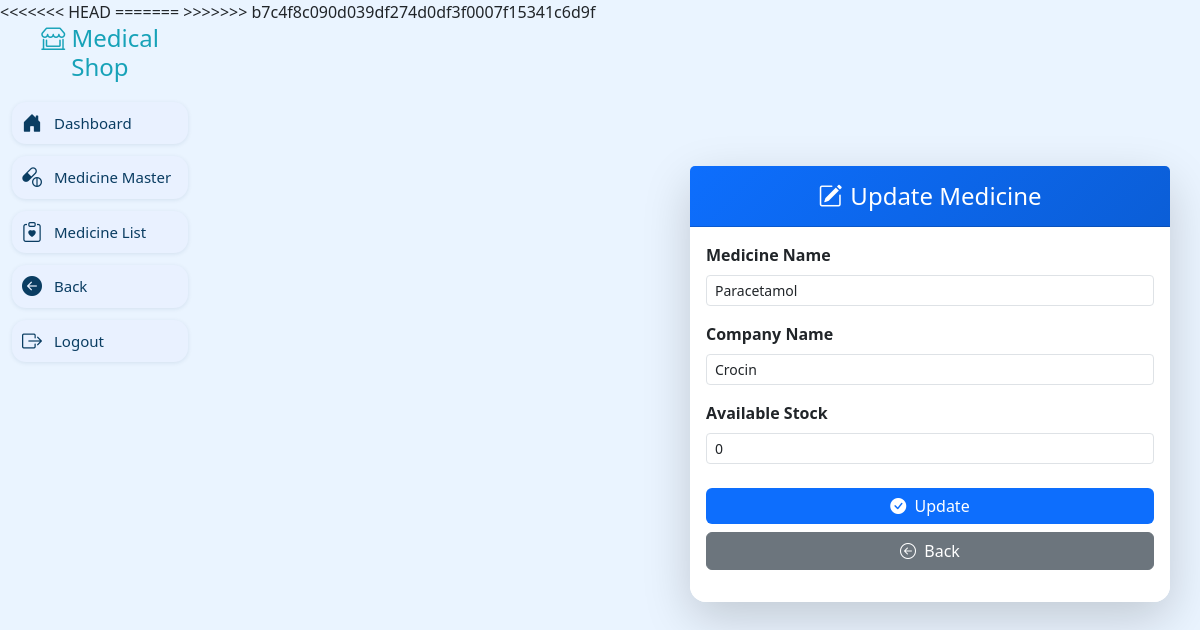
Page /medicine_master/medicine_master_update.php?id=67 on the committed database.
### tables this page shows
CREATE TABLE `medicine_master` (
  `id` int(11) NOT NULL,
  `medicine_name` varchar(100) NOT NULL,
  `company_name` varchar(100) DEFAULT NULL,
  `stock` int(11) DEFAULT 0,
  `created_at` timestamp NOT NULL DEFAULT current_timestamp()
);

### medicine_master/medicine_master_update.php (the view, shortened to what this page needs)
<?php
include '../connection.php';
$id = intval($_GET['id']);
$medicine = $conn->query("SELECT * FROM medicine_master WHERE id = $id")->fetch_assoc();
?>
<!DOCTYPE html>
<html lang="en">
<head>
    <link href="https://cdn.jsdelivr.net/npm/bootstrap@5.3.2/dist/css/bootstrap.min.css" rel="stylesheet">
    <link href="https://cdn.jsdelivr.net/npm/bootstrap-icons@1.10.5/font/bootstrap-icons.css" rel="stylesheet">
    <link rel="stylesheet" href="../nav.css">
</head>
<body>
<div class="container-fluid">
    <div class="row">
        <?php include 'navbar3.php'; ?>
        <div class="col-md-10 d-flex justify-content-center align-items-center" style="min-height: 90vh;">
            <div class="card shadow-lg border-0 rounded-4">
                <div class="card-header py-3">
                    <h4 class="mb-0"><i class="bi bi-pencil-square me-2"></i>Update Medicine</h4>
                </div>
                <div class="card-body bg-white rounded-bottom-4">
                    <form method="POST">
                        <div class="mb-3">
                            <label class="form-label">Medicine Name</label>
                            <input type="text" name="medicine_name" value="<?= htmlspecialchars($medicine['medicine_name']) ?>" class="form-control form-control-sm" required>
                        </div>
                        <div class="mb-3">
                            <label class="form-label">Company Name</label>
                            <input type="text" name="company_name" value="<?= htmlspecialchars($medicine['company_name']) ?>" class="form-control form-control-sm">
                        </div>
                        <div class="mb-4">
                            <label class="form-label">Available Stock</label>
                            <input type="number" name="stock" value="<?= $medicine['stock'] ?>" class="form-control form-control-sm" required>
                        </div>
                        <div class="d-grid gap-2">
                            <button type="submit" name="update_master" class="btn btn-primary">
                                <i class="bi bi-check-circle-fill me-1"></i> Update
                            </button>
                            <a href="medicine_master_view.php" class="btn btn-secondary">
                                <i class="bi bi-arrow-left-circle me-1"></i> Back
                            </a>
                        </div>
                    </form>
                </div>
            </div>
        </div>
    </div>
</div>
</body>
</html>

### medicine_master/medicine_master_update.php (style rules this page uses)
body { background: #eaf4ff; }
.card { left :230px; width: 480px; }
.card-header { background: linear-gradient(135deg, #0d6efd, #0b5ed7); color: white; text-align: center; border-radius: 15px 15px 0 0; }
.form-label { font-weight: 600; }
.btn-primary { background-color: #0d6efd; border: none; }

### rows in the picture
medicine_master: medicine_name "Paracetamol", company_name "Crocin", stock "0"
